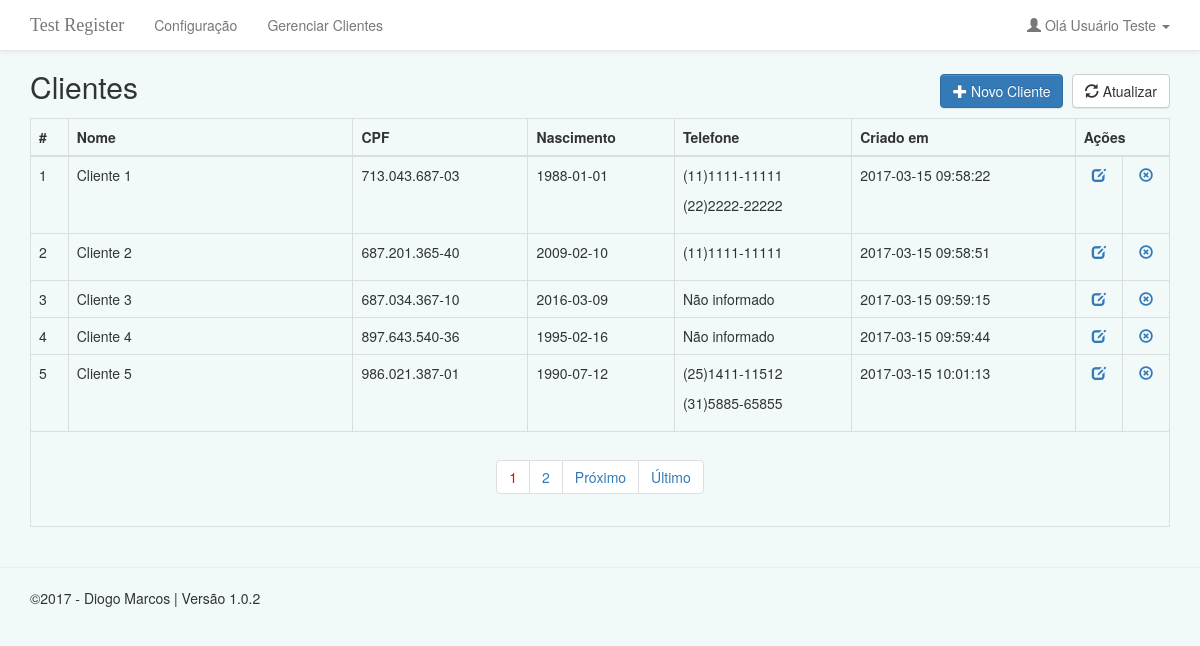
Page /cliente.php (signed in) on the committed database.
### tables this page shows
CREATE TABLE IF NOT EXISTS `client` (
  `id` INT NOT NULL AUTO_INCREMENT,
  `name` VARCHAR(120) NOT NULL COMMENT 'Nome do Cliente',
  `cpf` VARCHAR(20) NOT NULL COMMENT 'CPF do Cliente',
  `general_registration` VARCHAR(20) NULL COMMENT 'RG do Cliente',
  `date_of_birth` DATE NOT NULL COMMENT 'Data de nascimento do Cliente',
  `created_at` DATETIME NOT NULL COMMENT 'Data e hora de cadastro do Cliente',
  PRIMARY KEY (`id`),
  UNIQUE INDEX `cpf_UNIQUE` (`cpf` ASC));

CREATE TABLE IF NOT EXISTS `phone` (
  `id` INT NOT NULL AUTO_INCREMENT,
  `client_id` INT NOT NULL,
  `number` VARCHAR(20) NULL,
  PRIMARY KEY (`id`, `client_id`),
  INDEX `fk_phone_client_idx` (`client_id` ASC),
  CONSTRAINT `fk_phone_client`
    FOREIGN KEY (`client_id`)
    REFERENCES `client` (`id`)
    ON DELETE NO ACTION
    ON UPDATE NO ACTION);

CREATE TABLE IF NOT EXISTS `configuration` (
  `id` INT NOT NULL AUTO_INCREMENT,
  `website_name` VARCHAR(60) NOT NULL,
  `version` VARCHAR(10) NULL,
  `state_id` INT NOT NULL,
  PRIMARY KEY (`id`, `state_id`),
  INDEX `fk_configuration_state1_idx` (`state_id` ASC),
  CONSTRAINT `fk_configuration_state1`
    FOREIGN KEY (`state_id`)
    REFERENCES `state` (`id`)
    ON DELETE NO ACTION
    ON UPDATE NO ACTION);

### includes/Connection.php (called while the page is built, shortened)
<?php
class Connection {
    private static $instance;
    public static function getInstance()
    {
        if (!isset(self::$instance)) {
            try {
                self::$instance = new PDO('mysql:host='.self::DB_HOST.';dbname='.self::DB_NAME.';charset=utf8', self::DB_USER, self::DB_PASSWORD);
                self::$instance->setAttribute(PDO::ATTR_ERRMODE, PDO::ERRMODE_EXCEPTION);
            } catch (PDOException $exception) {
                echo 'There was an error making the connection'.$exception->getMessage();
                exit();
            }
        }
        return self::$instance;
    }
}

### Controller/ConfigurationDao.php (called while the page is built, shortened)
<?php
include_once "AbstractDao.php";
class ConfigurationDao extends AbstractDao
{
    private $table_name;
    public function __construct()
    {
        $this->table_name = 'configuration';
    }
    public function readFirst()
    {
        $sql = "SELECT c.id AS id, c.website_name AS website_name, c.version AS version, c.state_id AS state_id, s.initial AS initial
                FROM {$this->table_name} AS c INNER JOIN state s ON (c.state_id=s.id) ORDER BY id LIMIT 1";
        try {
            $stmt = $this->getInstanceConnection()->prepare($sql);
            $stmt->execute();
            $get_row = $stmt->fetch(PDO::FETCH_ASSOC);
            return $get_row;
        } catch (PDOException $exception) {
            echo 'There was an error returning configuration information: '.$exception->getMessage();
        }
    }
}

### Controller/AbstractDao.php (called while the page is built, shortened)
<?php
abstract class AbstractDao
{
    private $instance_connection;
    public function __construct()
    {
        $this->instance_connection = Connection::getInstance();
    }
    public function getInstanceConnection(): PDO
    {
        return $this->instance_connection;
    }
}

### Controller/PhoneDao.php (called while the page is built, shortened)
<?php
include_once "AbstractDao.php";
class PhoneDao extends AbstractDao
{
    private $table_name;
    public function __construct()
    {
        $this->table_name = 'phone';
    }
    public function findAll($client_id)
    {
        $sql = "SELECT * FROM {$this->table_name} WHERE client_id=:client_id";
        try {
            $stmt = $this->getInstanceConnection()->prepare($sql);
            $stmt->bindValue(":client_id", $client_id, PDO::PARAM_INT);
            $stmt->execute();
            if ($stmt->rowCount() > 0) {
                $get_data = $stmt->fetchAll();
                return $get_data;
            }
            return array();
        } catch (PDOException $exception) {
            echo 'There was an error fetching all registry phones: '.$exception->getMessage();
        }
    }
}

### cliente.php (the view, shortened to what this page needs)
<?php
include_once "Controller/ClientDao.php";
include_once "Controller/ConfigurationDao.php";
include_once "Controller/PhoneDao.php";
include_once "includes/Connection.php";
$instance = Connection::getInstance();
$stmt = $instance->prepare("SELECT * FROM login WHERE id=:id");
$stmt->execute(array(":id"=>$_SESSION['user_session']));
$row=$stmt->fetch(PDO::FETCH_ASSOC);
$configuration_dao = new ConfigurationDao();
$configuration_data = $configuration_dao->readFirst();
$client_dao = new ClientDao();
$client_data = $client_dao->findAll();
$phone_dao = new PhoneDao();
include_once "template/header.php";
?>
    <header>
        <div class="row">
            <div class="col-sm-6">
                <h2>Clientes</h2>
            </div>
            <div class="col-sm-6 text-right h2">
                <a class="btn btn-primary" href="add-cliente.php"><i class="glyphicon glyphicon-plus"></i> Novo Cliente</a>
                <a class="btn btn-default" href="cliente.php"><i class="glyphicon glyphicon-refresh"></i> Atualizar</a>
            </div>
        </div>
    </header>
    <table class="table table-bordered table-responsive">
        <thead>
            <tr>
                <th>#</th>
                <th width="25%">Nome</th>
                <th>CPF</th>
                <th>Nascimento</th>
                <th>Telefone</th>
                <th>Criado em</th>
                <th colspan="2" align="center">Ações</th
            </tr>
        </thead>
        <tbody>
            <?php
            if (!empty($client_data)) {
                foreach ($client_data as $row) {
            ?>
                    <tr>
                        <td><?php print($row['id']); ?></td>
                        <td><?php print($row['name']); ?></td>
                        <td><?php print($row['cpf']); ?></td>
                        <td><?php print($row['date_of_birth']); ?></td>
                        <td>
                            <?php
                            $phone_data = $phone_dao->findAll($row['id']);
                            if (!empty($phone_data)) {
                                foreach ($phone_data as $phone_row) {
                                    echo "<p>{$phone_row['number']}</p>";
                                }
                            } else {
                                echo "Não informado";
                            }
                            ?>
                        </td>
                        <td><?php print($row['created_at']); ?></td>
                        <td align="center">
                            <a href="edit-cliente.php?id=<?php print($row['id']); ?>"><i class="glyphicon glyphicon-edit"></i></a>
                        </td>
                        <td align="center">
                            <a class="delete" data-id="<?php print($row['id']); ?>" href="javascript:void(0)"><i class="glyphicon glyphicon-remove-circle"></i></a>
                        </td>
                    </tr>
            <?php
                }
            } else {
            ?>
                <tr>
                    <td colspan="9" align="center">Nenhum registro encontrado</td>
                </tr>
            <?php
            }
            ?>
        </tbody>
        <tfoot>
            <tr>
                <td colspan="9" align="center"><?php echo $client_dao->pagination(); ?></td>
            </tr>
        </tfoot>
    </table>
<?php include_once "template/footer.php"; ?>

### template/header.php (shortened to what this page needs)
<!DOCTYPE html>
<html lang="pt-BR" xmlns="http://www.w3.org/1999/xhtml">
<head>
    <link href="../assets/bootstrap/css/bootstrap-theme.min.css" rel="stylesheet" media="screen">
    <link href="../assets/bootstrap/css/bootstrap.min.css" rel="stylesheet" media="screen">
    <link href="../assets/styles/style.css" rel="stylesheet" type="text/css" media="screen">
</head>
<body>
    <nav class="navbar navbar-default navbar-fixed-top">
        <div class="container">
            <div class="navbar-header">
                <a class="navbar-brand" href="../index.php">Test Register</a>
            </div>
            <div id="navbar" class="navbar-collapse collapse">
                <ul class="nav navbar-nav">
                    <li><a href="../admin.php?id=<?php echo $configuration_data['id']; ?>">Configuração</a></li>
                    <li><a href="../cliente.php">Gerenciar Clientes</a></li>
                </ul>
                <ul class="nav navbar-nav navbar-right">
                    <li class="dropdown">
                        <a href="#" class="dropdown-toggle" data-toggle="dropdown" role="button" aria-haspopup="true" aria-expanded="false">
                            <span class="glyphicon glyphicon-user"></span>&nbsp;Olá <?php echo $row['name']; ?>&nbsp;<span class="caret"></span>
                        </a>
                    </li>
                </ul>
            </div>
        </div>
    </nav>
    <div class="container">

### Controller/ClientDao.php (shortened to what this page needs)
<?php
include_once "AbstractDao.php";
class ClientDao extends AbstractDao
{
    private $table_name;
    public function __construct()
    {
        $this->table_name = 'client';
    }
    public function findAll()
    {
        $current_page = 0;
        $sql = "SELECT * FROM {$this->table_name} LIMIT {$current_page},".self::RECORDS_PER_PAGE;
        try {
            $stmt = $this->getInstanceConnection()->prepare($sql);
            $stmt->execute();
            if ($stmt->rowCount() > 0) {
                $get_data = $stmt->fetchAll();
                return $get_data;
            }
            return array();
        } catch (PDOException $exception) {
            echo 'There was an error fetching all records: '.$exception->getMessage();
        }
    }
    public function pagination()
    {
        $html_pagination = "";
        $sql = "SELECT * FROM {$this->table_name}";
        try {
            $self = $_SERVER['PHP_SELF'];
            $stmt = $this->getInstanceConnection()->prepare($sql);
            $stmt->execute();
            $total_records = $stmt->rowCount();
            if ($total_records > 0) {
                $html_pagination.="<ul class='pagination'>";
                $total_pages = ceil($total_records/self::RECORDS_PER_PAGE);
                $current_page=1;
                for ($i=1; $i <= $total_pages; $i++) {
                    if ($i==$current_page) {
                        $html_pagination.="<li><a href='{$self}?page={$i}' style='color: red;'>{$i}</a></li>";
                    } else {
                        $html_pagination.="<li><a href='{$self}?page={$i}'>{$i}</a></li>";
                    }
                }
                if ($current_page!=$total_pages) {
                    $next_page = $current_page + 1;
                    $html_pagination.="<li><a href='{$self}?page={$next_page}'>Próximo</a></li>";
                    $html_pagination.="<li><a href='{$self}?page={$total_pages}'>Último</a></li>";
                }
                $html_pagination.="</ul>";
                return $html_pagination;
            }
        } catch (PDOException $exception) {
            echo 'Error generating pagination: '.$exception->getMessage();
        }
    }
}

### template/footer.php (shortened to what this page needs)
    </div>
    <hr/>
    <footer class="container">
        <p>&copy;2017 - Diogo Marcos | Versão <?php echo $configuration_data['version']; ?></p>
    </footer>
</body>
</html>

### assets/styles/style.css (style rules this page uses)
body { background: #F1F9F9; padding-top: 50px; padding-bottom: 20px; }
.navbar-brand { font-family: "Lucida Handwriting"; }

### rows in the picture
client: id "1", name "Cliente 1", cpf "713.043.687-03", date_of_birth "1988-01-01", created_at "2017-03-15 09:58:22"
phone: number "(11)1111-11111"
phone: number "(22)2222-22222"
client: id "2", name "Cliente 2", cpf "687.201.365-40", date_of_birth "2009-02-10", created_at "2017-03-15 09:58:51"
phone: number "(11)1111-11111"
client: id "3", name "Cliente 3", cpf "687.034.367-10", date_of_birth "2016-03-09", shows "Não informado", created_at "2017-03-15 09:59:15"
client: id "4", name "Cliente 4", cpf "897.643.540-36", date_of_birth "1995-02-16", shows "Não informado", created_at "2017-03-15 09:59:44"
client: id "5", name "Cliente 5", cpf "986.021.387-01", date_of_birth "1990-07-12", created_at "2017-03-15 10:01:13"
phone: number "(25)1411-11512"
phone: number "(31)5885-65855"
configuration: version "1.0.2"

### other values in the picture
$row['name'] "Usuário Teste"
